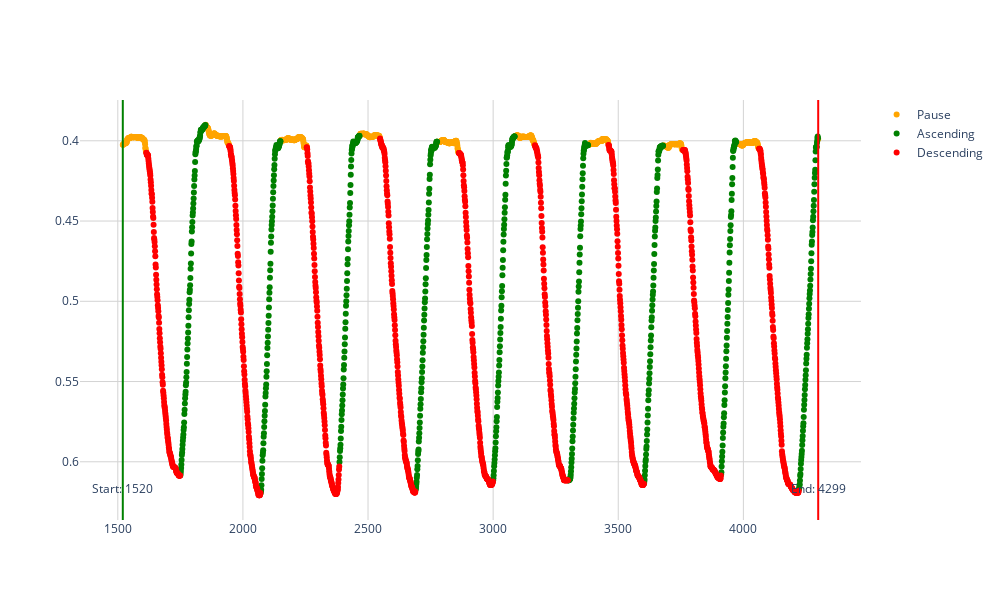

The notebook cell saved with this chart:
### Code cell
# Interactive Plot with lables
import pandas as pd
import matplotlib.pyplot as plt
import seaborn as sns
import numpy as np
import plotly.express as px
import plotly.graph_objects as go

# uncomment to use a different video than the one used above
# video_path = "tracking_data/Tracking_video10.csv"

# Usage
csv_file_path = (
    "labled_data/Tracking_video26_labled.csv"
)
ignore_start = 0  # Number of frames to ignore at the start
ignore_end = 0  # Number of frames to ignore at the end


def plot_movement_data(csv_file_path, ignore_start=0, ignore_end=0):
    # Read the data from the CSV file
    data = pd.read_csv(csv_file_path, delimiter=",")

    # Ignore specified amount of frames at the beginning and/or end
    data = data[ignore_start : -ignore_end or None]

    # Calculate the average hip height
    data["Average_Hip_Height"] = (data["Left hip_y"] + data["Right hip_y"]) / 2

    # Define custom color mapping for movement types
    custom_color_mapping = {
        "Pause": "orange",
        "Ascending": "green",
        "Descending": "red",
        "Transition": "yellow",
        "Unknown": "grey",
    }

    # Create a scatter plot
    fig = go.Figure()

    for label, color in custom_color_mapping.items():
        mask = data["Label"] == label
        fig.add_trace(
            go.Scatter(
                x=data.loc[mask, "Timestamp"],
                y=data.loc[mask, "Average_Hip_Height"],
                mode="markers",
                name=label,
                marker_color=color,
                hovertemplate="x: %{x}",
            )
        )

    # Get the x values of the first and last data points
    first_x = data["Timestamp"].iloc[0]
    last_x = data["Timestamp"].iloc[-1]

    # Add vertical lines at the first and last data points
    fig.add_shape(
        type="line",
        x0=first_x,
        y0=0,
        x1=first_x,
        y1=1,
        yref="paper",
        line=dict(color="Green", width=2),
    )
    fig.add_shape(
        type="line",
        x0=last_x,
        y0=0,
        x1=last_x,
        y1=1,
        yref="paper",
        line=dict(color="Red", width=2),
    )

    # Add annotations for the first and last data points
    fig.add_annotation(
        x=first_x, y=0.05, text=f"Start: {first_x}", showarrow=False, yref="paper"
    )
    fig.add_annotation(
        x=last_x, y=0.05, text=f"End: {last_x}", showarrow=False, yref="paper"
    )

    # Increase the number of grid lines
    fig.update_xaxes(showgrid=True, gridwidth=1, gridcolor="LightGrey")
    fig.update_yaxes(showgrid=True, gridwidth=1, gridcolor="LightGrey", autorange="reversed")

    # Remove the light blue background
    fig.update_layout(
        width=1000,  # Width of the figure in pixels
        height=600,  # Height of the figure in pixels
        hovermode="x", # Hovermode for the cursor
        plot_bgcolor="rgba(0,0,0,0)",
        paper_bgcolor="rgba(0,0,0,0)",
    )

    fig.show()


plot_movement_data(csv_file_path, ignore_start, ignore_end)

### Figure 1 — Plotly figure (JSON) as saved in the notebook; plotly's stock layout.template omitted (floating-point values rounded to 4 significant figures; data arrays with more than 128 entries replaced by an {"elided": "..."} marker saying what was removed)
{"data": [{"hovertemplate": "x: %{x}", "marker": {"color": "orange"}, "mode": "markers", "name": "Pause", "type": "scatter", "x": {"elided": "791 int values"}, "y": {"elided": "791 float values"}}, {"hovertemplate": "x: %{x}", "marker": {"color": "green"}, "mode": "markers", "name": "Ascending", "type": "scatter", "x": {"elided": "732 int values"}, "y": {"elided": "732 float values"}}, {"hovertemplate": "x: %{x}", "marker": {"color": "red"}, "mode": "markers", "name": "Descending", "type": "scatter", "x": {"elided": "1257 int values"}, "y": {"elided": "1257 float values"}}, {"hovertemplate": "x: %{x}", "marker": {"color": "yellow"}, "mode": "markers", "name": "Transition", "type": "scatter", "x": [], "y": []}, {"hovertemplate": "x: %{x}", "marker": {"color": "grey"}, "mode": "markers", "name": "Unknown", "type": "scatter", "x": [], "y": []}], "layout": {"annotations": [{"showarrow": false, "text": "Start: 1520", "x": 1520, "y": 0.05, "yref": "paper"}, {"showarrow": false, "text": "End: 4299", "x": 4299, "y": 0.05, "yref": "paper"}], "height": 600, "hovermode": "x", "paper_bgcolor": "rgba(0,0,0,0)", "plot_bgcolor": "rgba(0,0,0,0)", "shapes": [{"line": {"color": "Green", "width": 2}, "type": "line", "x0": 1520, "x1": 1520, "y0": 0, "y1": 1, "yref": "paper"}, {"line": {"color": "Red", "width": 2}, "type": "line", "x0": 4299, "x1": 4299, "y0": 0, "y1": 1, "yref": "paper"}], "width": 1000, "xaxis": {"gridcolor": "LightGrey", "gridwidth": 1, "showgrid": true}, "yaxis": {"autorange": "reversed", "gridcolor": "LightGrey", "gridwidth": 1, "showgrid": true}}}
